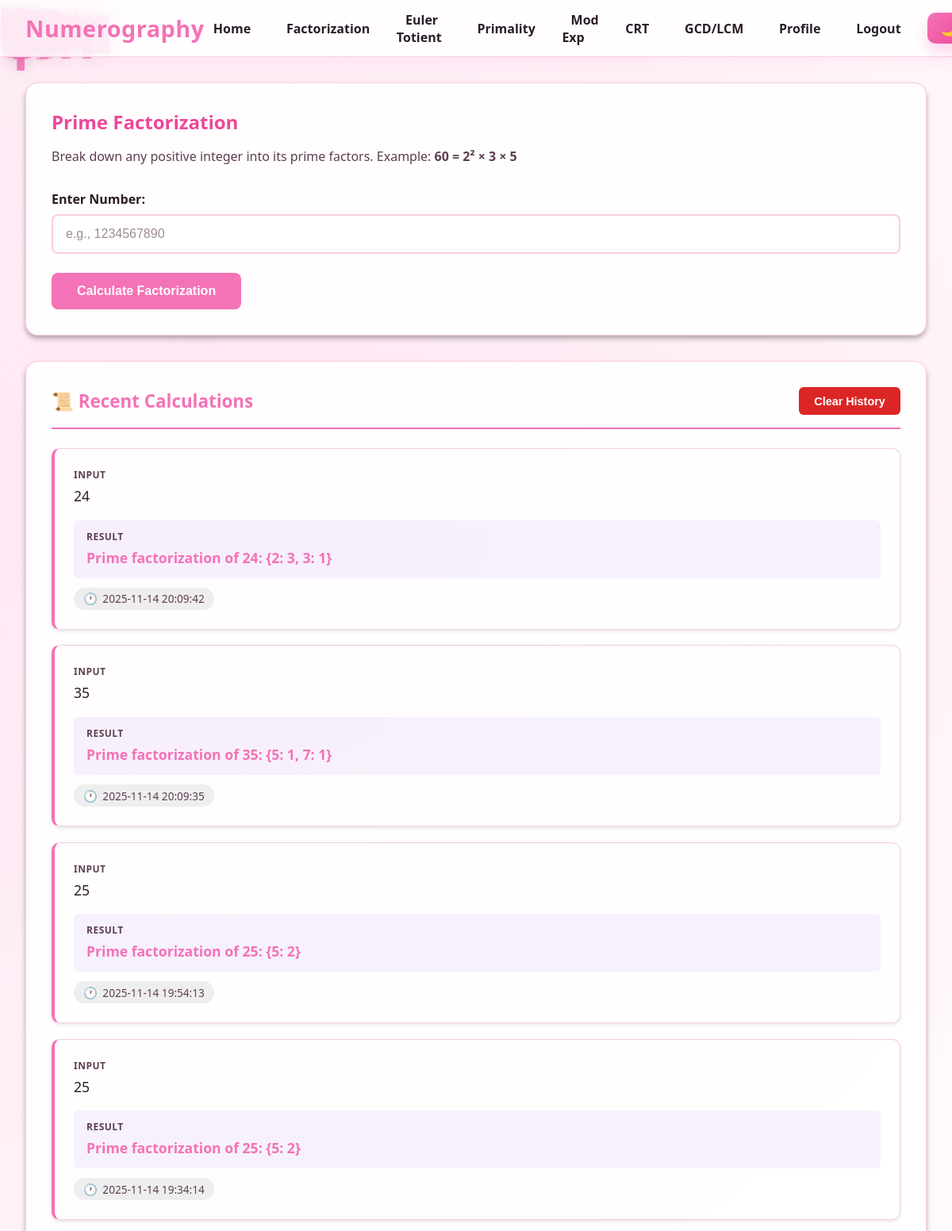
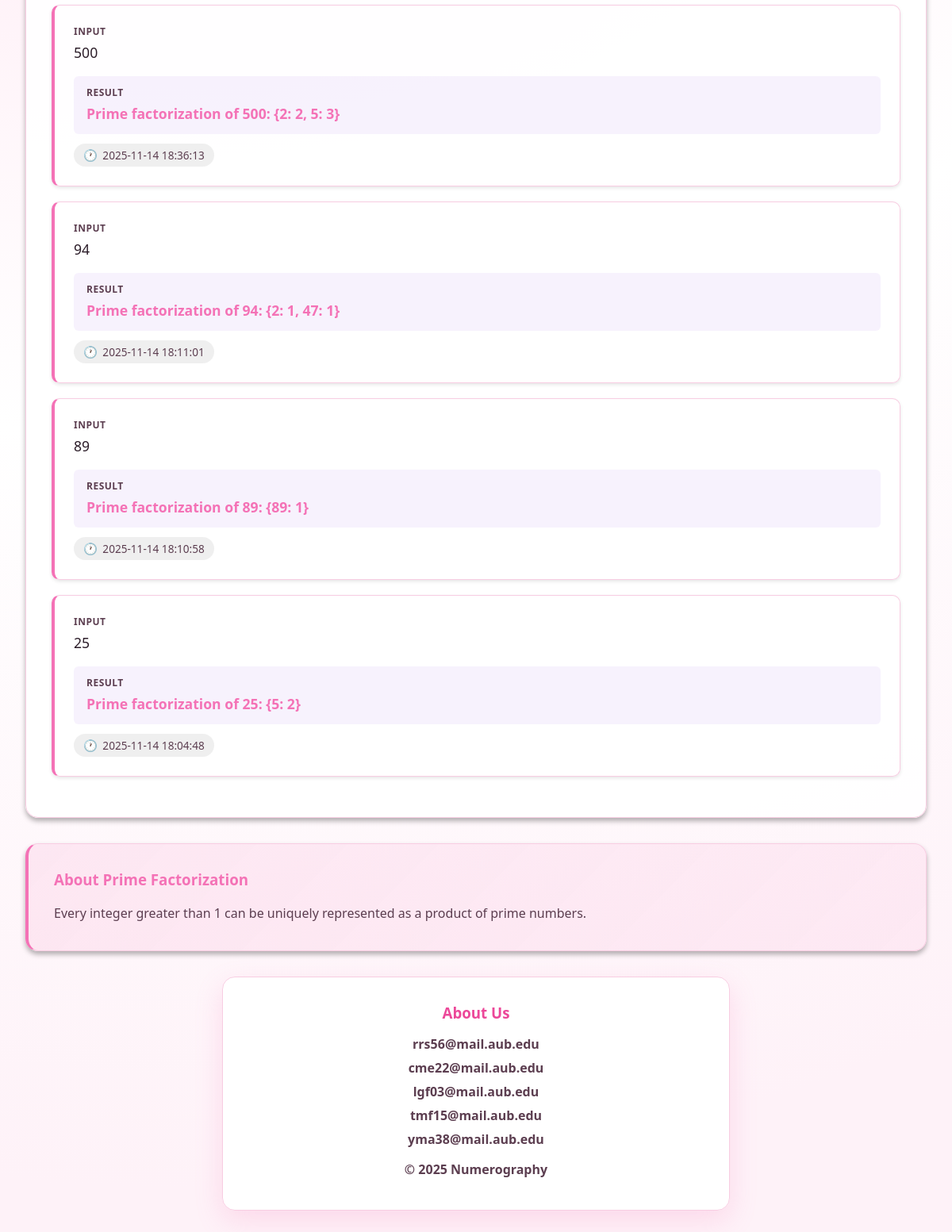
Page /factorization (signed in) on the committed database (2 pictures, top to bottom).
### app.py (models this page shows)
class Calculation(db.Model):
    __tablename__ = "calculations"
    id = db.Column(db.Integer, primary_key=True)
    user_id = db.Column(db.Integer, db.ForeignKey("users.id"), nullable=True)
    operation_type = db.Column(db.String(50), nullable=False)
    input_values = db.Column(db.Text, nullable=False)
    output_result = db.Column(db.Text, nullable=False)
    notes = db.Column(db.Text, nullable=True)
    is_starred = db.Column(db.Boolean, default=False)
    computed_at = db.Column(db.DateTime, default=datetime.utcnow)

### app.py (the view)
@app.route("/factorization")
def factorization():
    history = fetch_calculation_history("factorization")
    return render_template("factorization.html", history=history)

### app.py (called while the page is built, shortened)
@login_manager.user_loader
def load_user(user_id):
    return User.query.get(int(user_id))

def fetch_calculation_history(operation):
    if current_user.is_authenticated:
        calcs = Calculation.query.filter_by(
            user_id=current_user.id,
            operation_type=operation
        ).order_by(Calculation.computed_at.desc()).limit(15).all()
        return [{
            "id": c.id,
            "inputs": format_inputs_for_display(operation, c.input_values),
            "result": c.output_result,
            "timestamp": c.computed_at.strftime("%Y-%m-%d %H:%M:%S"),
            "starred": c.is_starred
        } for c in calcs]

### templates/factorization.html (shortened to what this page needs)
{% extends "base.html" %}
{% block content %}
<div class="card">
    <h2>Prime Factorization</h2>
    <p style="color: var(--text-muted); margin-bottom: 2rem;">
        Break down any positive integer into its prime factors. Example: <strong>60 = 2² × 3 × 5</strong>
    </p>
    <form id="calcForm">
        <div class="form-group">
            <label for="number">Enter Number:</label>
            <input type="number" id="number" name="number" min="2" required placeholder="e.g., 1234567890">
        </div>
        <button type="submit" class="btn btn-primary">Calculate Factorization</button>
    </form>
</div>
{% if history %}
<div class="card history-section">
    <div class="history-header">
        <h3>📜 Recent Calculations</h3>
        <button id="clearHistoryBtn" class="btn btn-danger">Clear History</button>
    </div>
    <div id="historyList">
        {% for item in history %}
        <div class="history-item">
            <div class="history-item-input">
                <div class="history-item-label">Input</div>
                <div class="history-item-content">{{ item.inputs }}</div>
            </div>
            <div class="history-item-result">
                <div class="history-item-label">Result</div>
                <div class="history-item-content">{{ item.result | safe }}</div>
            </div>
            <div class="timestamp">{{ item.timestamp }}</div>
        </div>
        {% endfor %}
    </div>
</div>
{% endif %}
<div class="card about-section">
    <h3>About Prime Factorization</h3>
    <p style="color: var(--text-muted); line-height: 1.8;">
        Every integer greater than 1 can be uniquely represented as a product of prime numbers.
    </p>
</div>
{% endblock %}

### templates/base.html (shortened to what this page needs)
<!DOCTYPE html>
<html lang="en">
<head>
</head>
<body>
    <div class="math-sky" aria-hidden="true"></div>
    <div class="page-shell">
    {% if not (request.endpoint in ['login','register']) %}
    <nav class="navbar">
        <div class="nav-container">
            <div class="logo">Numerography</div>
            <ul class="nav-links">
                <li><a href="{{ url_for('index') }}">Home</a></li>
                <li><a href="{{ url_for('factorization') }}">Factorization</a></li>
                <li><a href="{{ url_for('euler_phi') }}">Euler Totient</a></li>
                <li><a href="{{ url_for('primality_test') }}">Primality</a></li>
                <li><a href="{{ url_for('modular_exponentiation') }}">Mod Exp</a></li>
                <li><a href="{{ url_for('chinese_remainder') }}">CRT</a></li>
                <li><a href="{{ url_for('gcd_lcm') }}">GCD/LCM</a></li>
                {% if current_user.is_authenticated %}
                    <li><a href="{{ url_for('profile') }}">Profile</a></li>
                    <li><a href="{{ url_for('logout') }}">Logout</a></li>
                {% else %}
                    <li><a href="{{ url_for('login') }}">Login</a></li>
                    <li><a href="{{ url_for('register') }}">Register</a></li>
                {% endif %}
                <li><button id="darkToggle" class="dark-toggle">🌙</button></li>
            </ul>
        </div>
    </nav>
    {% else %}
    <div style="width:100%; padding: 1rem 2rem; display:flex; justify-content:flex-end;">
        <button id="darkToggle" class="dark-toggle">🌙</button>
    </div>
    {% endif %}
    <div class="container">
        {% block content %}{% endblock %}
    </div>
    <div class="about-us">
        <h3>About Us</h3>
        <p><a href="https://outlook.office.com/mail/deeplink/compose?to=rrs56@mail.aub.edu" target="_blank">rrs56@mail.aub.edu</a></p>
        <p><a href="https://outlook.office.com/mail/deeplink/compose?to=cme22@mail.aub.edu" target="_blank">cme22@mail.aub.edu</a></p>
        <p><a href="https://outlook.office.com/mail/deeplink/compose?to=lgf03@mail.aub.edu" target="_blank">lgf03@mail.aub.edu</a></p>
        <p><a href="https://outlook.office.com/mail/deeplink/compose?to=tmf15@mail.aub.edu" target="_blank">tmf15@mail.aub.edu</a></p>
        <p><a href="https://outlook.office.com/mail/deeplink/compose?to=yma38@mail.aub.edu" target="_blank">yma38@mail.aub.edu</a></p>
        <p class="copyright">&copy; 2025 Numerography</p>
    </div>
    </div>
</body>
</html>

### templates/base.html (style rules this page uses)
* { margin: 0; padding: 0; box-sizing: border-box; }
:root { --primary: #f472b6; --primary-dark: #ec4899; --text: #2b1c28; --text-muted: #5c3e50; --border: #f8cde2; --card: rgba(255, 255, 255, 0.9); --card-strong: rgba(255, 255, 255, 0.95); --glow: 0 12px 35px rgba(244, 114, 182, 0.2); --accent: #9b8cff; --mint: #cce0ff; --citrus: #f3a5d6; --night: #0b111c; --font-display: "Segoe UI", "Helvetica Neue", sans-serif; --gradient: radial-gradient(circle at 20% 20%, #ffe6f3 0, #fff0f7 30%, #ffffff 55%, #fef2f8 90%); }
body { font-family: var(--font-display); background: var(--gradient) fixed; color: var(--text); min-height: 100vh; transition: background 0.4s ease, color 0.3s ease; position: relative; overflow-x: hidden; }
.navbar { background: rgba(255, 255, 255, 0.85); border-bottom: 1px solid var(--border); padding: 0.85rem 0; backdrop-filter: blur(12px); position: sticky; top: 0; z-index: 10; box-shadow: 0 6px 18px rgba(244, 114, 182, 0.08); }
.nav-container { max-width: 1320px; margin: 0 auto; padding: 0 2rem; display: flex; justify-content: space-between; align-items: center; }
.logo { font-size: 1.8rem; font-weight: 800; color: var(--primary); letter-spacing: 0.5px; }
.nav-links { list-style: none; display: flex; gap: 1.4rem; align-items: center; }
.nav-links a { color: var(--text); text-decoration: none; font-weight: 600; padding: 0.5rem 0.7rem; border-radius: 10px; transition: transform 0.2s ease, color 0.2s ease, background 0.2s ease; }
.dark-toggle { padding: 0.5rem 1rem; background: linear-gradient(135deg, var(--primary), var(--primary-dark)); color: #fff; border: none; border-radius: 10px; cursor: pointer; font-weight: 700; font-size: 1.2rem; letter-spacing: 0.5px; box-shadow: 0 10px 20px rgba(244, 114, 182, 0.3); transition: transform 0.2s ease, box-shadow 0.2s ease; }
.container { max-width: 1320px; margin: 2rem auto; padding: 0 2rem; position: relative; z-index: 2; }
.card { background: var(--card); border: 1px solid var(--border); border-radius: 16px; padding: 2rem; margin-bottom: 2rem; backdrop-filter: blur(12px); box-shadow: var(--glow); }
.card h2, .test-heading { color: var(--primary-dark); margin-bottom: 1rem; }
.about-us { background: var(--card-strong); border: 1px solid var(--border); border-radius: 16px; padding: 2rem; margin: 2rem auto 4rem auto; max-width: 640px; text-align: center; backdrop-filter: blur(12px); box-shadow: var(--glow); }
.about-us h3 { color: var(--primary-dark); margin-bottom: 1rem; font-weight: 800; }
.about-us p { color: var(--text-muted); margin-bottom: 0.5rem; font-weight: 600; }
.about-us p a { color: var(--text-muted); text-decoration: none; }
.about-us .copyright { margin-top: 1rem; color: var(--text-muted); font-weight: 600; }
.math-sky { position: fixed; inset: 0; overflow: hidden; pointer-events: none; z-index: 1; mix-blend-mode: multiply; }
.page-shell { position: relative; z-index: 2; }

### rows in the picture
Calculation: inputs "24", result "Prime factorization of 24: {2: 3, 3: 1}", timestamp "2025-11-14 20:09:42"
Calculation: inputs "35", result "Prime factorization of 35: {5: 1, 7: 1}", timestamp "2025-11-14 20:09:35"
Calculation: inputs "25", result "Prime factorization of 25: {5: 2}", timestamp "2025-11-14 19:54:13"
Calculation: inputs "25", result "Prime factorization of 25: {5: 2}", timestamp "2025-11-14 19:34:14"
Calculation: inputs "500", result "Prime factorization of 500: {2: 2, 5: 3}", timestamp "2025-11-14 18:36:13"
Calculation: inputs "94", result "Prime factorization of 94: {2: 1, 47: 1}", timestamp "2025-11-14 18:11:01"
Calculation: inputs "89", result "Prime factorization of 89: {89: 1}", timestamp "2025-11-14 18:10:58"
Calculation: inputs "25", result "Prime factorization of 25: {5: 2}", timestamp "2025-11-14 18:04:48"
